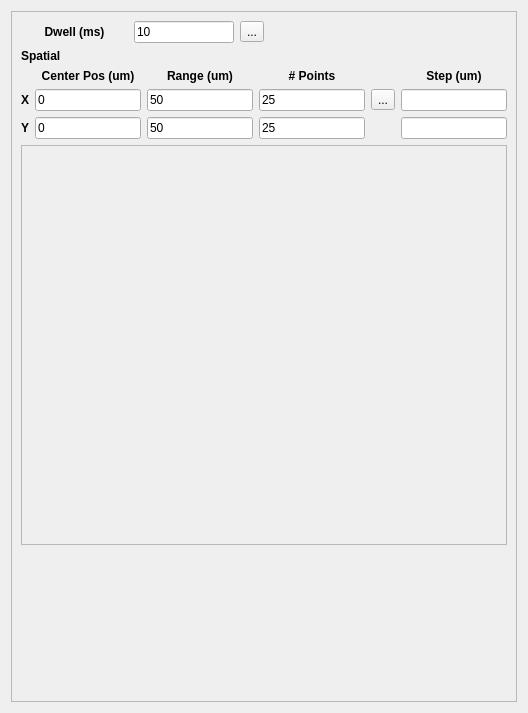
               <widget class="QWidget" name="page_2">
                <property name="geometry">
                 <rect>
                  <x>0</x>
                  <y>0</y>
                  <width>528</width>
                  <height>713</height>
                 </rect>
                </property>
                <attribute name="label">
                 <string>Detector Scan</string>
                </attribute>
                <layout class="QVBoxLayout" name="verticalLayout_10">
                 <item>
                  <widget class="QFrame" name="frame_2">
                   <property name="maximumSize">
                    <size>
                     <width>800</width>
                     <height>16777215</height>
                    </size>
                   </property>
                   <property name="frameShape">
                    <enum>QFrame::StyledPanel</enum>
                   </property>
                   <property name="frameShadow">
                    <enum>QFrame::Raised</enum>
                   </property>
                   <layout class="QVBoxLayout" name="imageLbyLLayout_2">
                    <item>
                     <layout class="QHBoxLayout" name="horizontalLayout_15">
                      <item>
                       <layout class="QHBoxLayout" name="horizontalLayout_5">
                        <item>
                         <widget class="QLabel" name="label_8">
                          <property name="font">
                           <font>
                            <weight>75</weight>
                            <bold>true</bold>
                           </font>
                          </property>
                          <property name="text">
                           <string>Dwell (ms)</string>
                          </property>
                          <property name="alignment">
                           <set>Qt::AlignCenter</set>
                          </property>
                         </widget>
                        </item>
                        <item>
                         <widget class="QLineEdit" name="dwellFld_2">
                          <property name="maximumSize">
                           <size>
                            <width>100</width>
                            <height>16777215</height>
                           </size>
                          </property>
                          <property name="text">
                           <string>10</string>
                          </property>
                         </widget>
                        </item>
                        <item>
                         <widget class="QToolButton" name="dwell_2_magicBtn">
                          <property name="toolTip">
                           <string>adjust number of points to use this dwell value</string>
                          </property>
                          <property name="text">
                           <string>...</string>
                          </property>
                          <property name="icon">
                           <iconset>
                            <normaloff>../../../../icons/wand.ico</normaloff>../../../../icons/wand.ico</iconset>
                          </property>
                         </widget>
                        </item>
                       </layout>
                      </item>
                      <item>
                       <spacer name="horizontalSpacer">
                        <property name="orientation">
                         <enum>Qt::Horizontal</enum>
                        </property>
                        <property name="sizeHint" stdset="0">
                         <size>
                          <width>40</width>
                          <height>20</height>
                         </size>
                        </property>
                       </spacer>
                      </item>
                      <item>
                       <layout class="QHBoxLayout" name="horizontalLayout_16"/>
                      </item>
                     </layout>
                    </item>
                    <item>
                     <widget class="QLabel" name="label_39">
                      <property name="font">
                       <font>
                        <weight>75</weight>
                        <bold>true</bold>
                       </font>
                      </property>
                      <property name="text">
                       <string>Spatial</string>
                      </property>
                     </widget>
                    </item>
                    <item>
                     <layout class="QGridLayout" name="gridLayout_2">
                      <item row="0" column="1">
                       <widget class="QLabel" name="label_9">
                        <property name="font">
                         <font>
                          <weight>75</weight>
                          <bold>true</bold>
                         </font>
                        </property>
                        <property name="text">
                         <string>Center Pos (um)</string>
                        </property>
                        <property name="alignment">
                         <set>Qt::AlignCenter</set>
                        </property>
                       </widget>
                      </item>
                      <item row="0" column="2">
                       <widget class="QLabel" name="label_10">
                        <property name="font">
                         <font>
                          <weight>75</weight>
                          <bold>true</bold>
                         </font>
                        </property>
                        <property name="text">
                         <string>Range (um)</string>
                        </property>
                        <property name="alignment">
                         <set>Qt::AlignCenter</set>
                        </property>
                       </widget>
                      </item>
                      <item row="0" column="3">
                       <widget class="QLabel" name="label_11">
                        <property name="font">
                         <font>
                          <weight>75</weight>
                          <bold>true</bold>
                         </font>
                        </property>
                        <property name="text">
                         <string># Points</string>
                        </property>
                        <property name="alignment">
                         <set>Qt::AlignCenter</set>
                        </property>
                       </widget>
                      </item>
                      <item row="0" column="5">
                       <widget class="QLabel" name="label_12">
                        <property name="font">
                         <font>
                          <weight>75</weight>
                          <bold>true</bold>
                         </font>
                        </property>
                        <property name="text">
                         <string>Step (um)</string>
                        </property>
                        <property name="alignment">
                         <set>Qt::AlignCenter</set>
                        </property>
                       </widget>
                      </item>
                      <item row="1" column="0">
                       <widget class="QLabel" name="label_13">
                        <property name="font">
                         <font>
                          <weight>75</weight>
                          <bold>true</bold>
                         </font>
                        </property>
                        <property name="text">
                         <string>X</string>
                        </property>
                       </widget>
                      </item>
                      <item row="1" column="1">
                       <widget class="QLineEdit" name="centerXFld_2">
                        <property name="text">
                         <string>0</string>
                        </property>
                       </widget>
                      </item>
                      <item row="1" column="3">
                       <widget class="QLineEdit" name="npointsXFld_2">
                        <property name="text">
                         <string>25</string>
                        </property>
                       </widget>
                      </item>
                      <item row="1" column="5">
                       <widget class="QLineEdit" name="stepXFld_2"/>
                      </item>
                      <item row="2" column="0">
                       <widget class="QLabel" name="label_14">
                        <property name="font">
                         <font>
                          <weight>75</weight>
                          <bold>true</bold>
                         </font>
                        </property>
                        <property name="text">
                         <string>Y</string>
                        </property>
                       </widget>
                      </item>
                      <item row="2" column="2">
                       <widget class="QLineEdit" name="rangeYFld_2">
                        <property name="text">
                         <string>50</string>
                        </property>
                       </widget>
                      </item>
                      <item row="2" column="3">
                       <widget class="QLineEdit" name="npointsYFld_2">
                        <property name="text">
                         <string>25</string>
                        </property>
                       </widget>
                      </item>
                      <item row="2" column="5">
                       <widget class="QLineEdit" name="stepYFld_2"/>
                      </item>
                      <item row="1" column="2">
                       <widget class="QLineEdit" name="rangeXFld_2">
                        <property name="text">
                         <string>50</string>
                        </property>
                       </widget>
                      </item>
                      <item row="2" column="1">
                       <widget class="QLineEdit" name="centerYFld_2">
                        <property name="text">
                         <string>0</string>
                        </property>
                       </widget>
                      </item>
                      <item row="1" column="4">
                       <widget class="QToolButton" name="xPoints_2_magicBtn">
                        <property name="toolTip">
                         <string>adjust dwell value to use this number of points</string>
                        </property>
                        <property name="text">
                         <string>...</string>
                        </property>
                        <property name="icon">
                         <iconset>
                          <normaloff>../../../../icons/wand.ico</normaloff>../../../../icons/wand.ico</iconset>
                        </property>
                       </widget>
                      </item>
                     </layout>
                    </item>
                    <item>
                     <widget class="QFrame" name="detectorPlotFrame">
                      <property name="minimumSize">
                       <size>
                        <width>0</width>
                        <height>400</height>
                       </size>
                      </property>
                      <property name="frameShape">
                       <enum>QFrame::StyledPanel</enum>
                      </property>
                      <property name="frameShadow">
                       <enum>QFrame::Raised</enum>
                      </property>
                     </widget>
                    </item>
                    <item>
                     <spacer name="verticalSpacer_2">
                      <property name="orientation">
                       <enum>Qt::Vertical</enum>
                      </property>
                      <property name="sizeHint" stdset="0">
                       <size>
                        <width>20</width>
                        <height>40</height>
                       </size>
                      </property>
                     </spacer>
                    </item>
                   </layout>
                  </widget>
                 </item>
                </layout>
               </widget>
